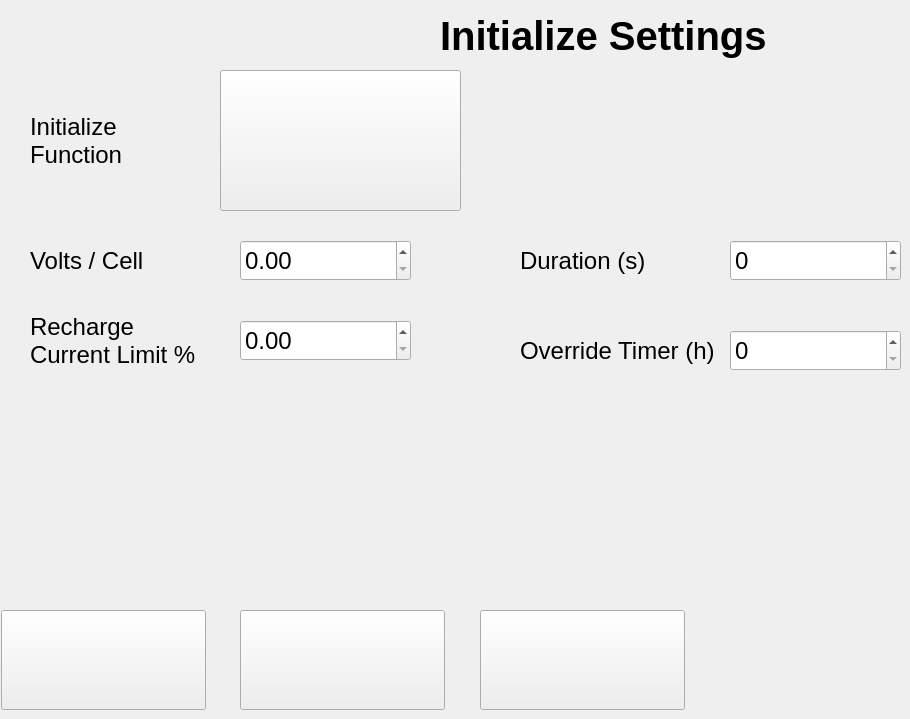
    <widget class="QWidget" name="pageInitialize_settings">
     <widget class="QLabel" name="label_initialize_title">
      <property name="geometry">
       <rect>
        <x>440</x>
        <y>0</y>
        <width>420</width>
        <height>71</height>
       </rect>
      </property>
      <property name="font">
       <font>
        <pointsize>30</pointsize>
        <bold>true</bold>
       </font>
      </property>
      <property name="text">
       <string>Initialize Settings</string>
      </property>
     </widget>
     <widget class="QLabel" name="label_initialize_volt_cell">
      <property name="geometry">
       <rect>
        <x>30</x>
        <y>240</y>
        <width>141</width>
        <height>41</height>
       </rect>
      </property>
      <property name="font">
       <font>
        <pointsize>18</pointsize>
       </font>
      </property>
      <property name="text">
       <string>Volts / Cell</string>
      </property>
     </widget>
     <widget class="QDoubleSpinBox" name="doubleSpinBox_initialize_volt_cell">
      <property name="geometry">
       <rect>
        <x>240</x>
        <y>240</y>
        <width>171</width>
        <height>41</height>
       </rect>
      </property>
      <property name="font">
       <font>
        <pointsize>18</pointsize>
       </font>
      </property>
     </widget>
     <widget class="QLabel" name="label_initialize_curr_lim">
      <property name="geometry">
       <rect>
        <x>30</x>
        <y>300</y>
        <width>181</width>
        <height>81</height>
       </rect>
      </property>
      <property name="font">
       <font>
        <pointsize>18</pointsize>
       </font>
      </property>
      <property name="text">
       <string>Recharge Current Limit %</string>
      </property>
      <property name="wordWrap">
       <bool>true</bool>
      </property>
     </widget>
     <widget class="QDoubleSpinBox" name="doubleSpinBox_initialize_curr_lim">
      <property name="geometry">
       <rect>
        <x>240</x>
        <y>320</y>
        <width>171</width>
        <height>41</height>
       </rect>
      </property>
      <property name="font">
       <font>
        <pointsize>18</pointsize>
       </font>
      </property>
     </widget>
     <widget class="QLabel" name="label_initialize_duration">
      <property name="geometry">
       <rect>
        <x>520</x>
        <y>240</y>
        <width>201</width>
        <height>41</height>
       </rect>
      </property>
      <property name="font">
       <font>
        <pointsize>18</pointsize>
       </font>
      </property>
      <property name="text">
       <string>Duration (s)</string>
      </property>
     </widget>
     <widget class="QSpinBox" name="spinBox_initialize_duration">
      <property name="geometry">
       <rect>
        <x>730</x>
        <y>240</y>
        <width>171</width>
        <height>41</height>
       </rect>
      </property>
      <property name="font">
       <font>
        <pointsize>18</pointsize>
       </font>
      </property>
     </widget>
     <widget class="QLabel" name="label_initialize_overide_time">
      <property name="geometry">
       <rect>
        <x>520</x>
        <y>330</y>
        <width>201</width>
        <height>41</height>
       </rect>
      </property>
      <property name="font">
       <font>
        <pointsize>18</pointsize>
       </font>
      </property>
      <property name="text">
       <string>Override Timer (h)</string>
      </property>
     </widget>
     <widget class="QSpinBox" name="spinBox_initialize_overide_time">
      <property name="geometry">
       <rect>
        <x>730</x>
        <y>330</y>
        <width>171</width>
        <height>41</height>
       </rect>
      </property>
      <property name="font">
       <font>
        <pointsize>18</pointsize>
       </font>
      </property>
     </widget>
     <widget class="QPushButton" name="pushButton_initialize_home">
      <property name="geometry">
       <rect>
        <x>1</x>
        <y>610</y>
        <width>205</width>
        <height>100</height>
       </rect>
      </property>
      <property name="font">
       <font>
        <pointsize>18</pointsize>
       </font>
      </property>
      <property name="text">
       <string/>
      </property>
      <property name="icon">
       <iconset theme="QIcon::ThemeIcon::GoHome"/>
      </property>
      <property name="iconSize">
       <size>
        <width>80</width>
        <height>80</height>
       </size>
      </property>
     </widget>
     <widget class="QPushButton" name="pushButton_initialize_back">
      <property name="geometry">
       <rect>
        <x>240</x>
        <y>610</y>
        <width>205</width>
        <height>100</height>
       </rect>
      </property>
      <property name="text">
       <string/>
      </property>
      <property name="icon">
       <iconset theme="QIcon::ThemeIcon::GoPrevious"/>
      </property>
      <property name="iconSize">
       <size>
        <width>80</width>
        <height>80</height>
       </size>
      </property>
     </widget>
     <widget class="QPushButton" name="pushButton_initialize_save">
      <property name="geometry">
       <rect>
        <x>480</x>
        <y>610</y>
        <width>205</width>
        <height>100</height>
       </rect>
      </property>
      <property name="text">
       <string/>
      </property>
      <property name="icon">
       <iconset theme="QIcon::ThemeIcon::DocumentSave"/>
      </property>
      <property name="iconSize">
       <size>
        <width>80</width>
        <height>80</height>
       </size>
      </property>
     </widget>
     <widget class="QLabel" name="label_initialize_function">
      <property name="geometry">
       <rect>
        <x>30</x>
        <y>100</y>
        <width>185</width>
        <height>81</height>
       </rect>
      </property>
      <property name="font">
       <font>
        <pointsize>18</pointsize>
       </font>
      </property>
      <property name="text">
       <string>Initialize Function</string>
      </property>
      <property name="wordWrap">
       <bool>true</bool>
      </property>
     </widget>
     <widget class="ToggleSwitch" name="toggle_initialize_enable">
      <property name="geometry">
       <rect>
        <x>220</x>
        <y>70</y>
        <width>241</width>
        <height>141</height>
       </rect>
      </property>
      <property name="font">
       <font>
        <pointsize>26</pointsize>
        <bold>true</bold>
       </font>
      </property>
      <property name="text">
       <string/>
      </property>
      <property name="checkable">
       <bool>true</bool>
      </property>
     </widget>
     <widget class="QLabel" name="label_initializecfg_status">
      <property name="geometry">
       <rect>
        <x>10</x>
        <y>540</y>
        <width>890</width>
        <height>50</height>
       </rect>
      </property>
      <property name="font">
       <font>
        <pointsize>16</pointsize>
       </font>
      </property>
      <property name="text">
       <string/>
      </property>
      <property name="alignment">
       <set>Qt::AlignmentFlag::AlignLeading|Qt::AlignmentFlag::AlignLeft|Qt::AlignmentFlag::AlignVCenter</set>
      </property>
      <property name="wordWrap">
       <bool>true</bool>
      </property>
     </widget>
    </widget>
